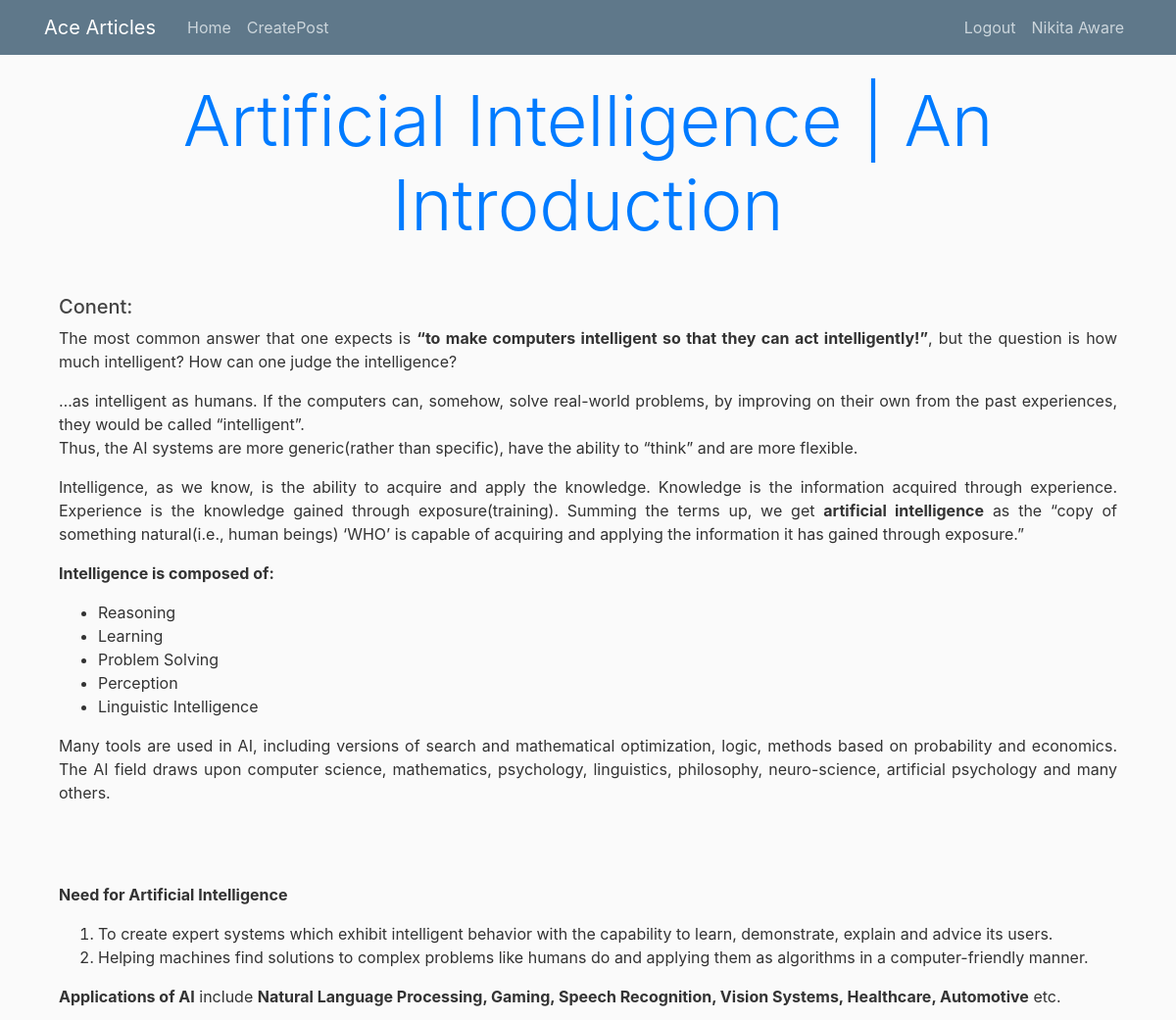
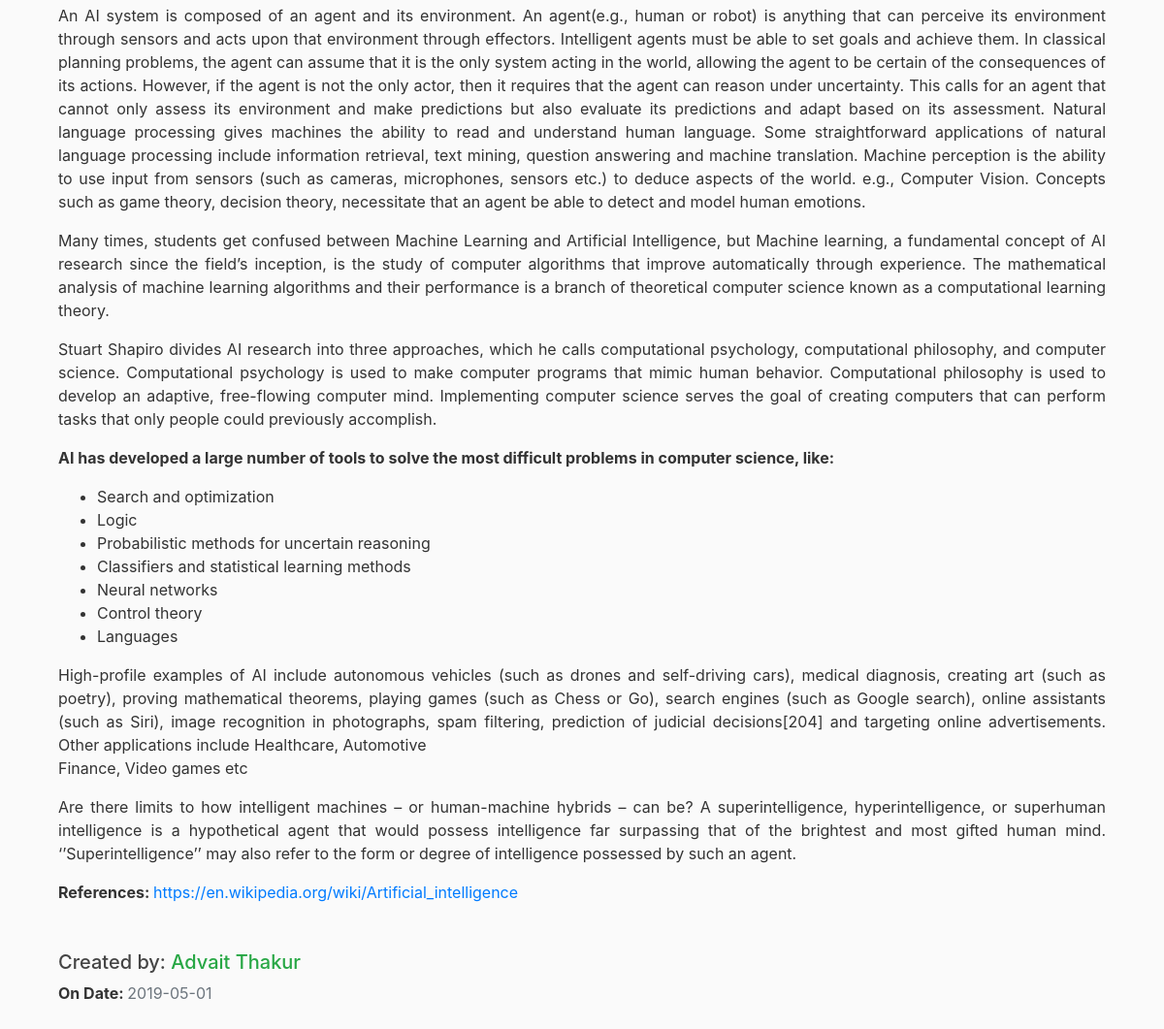
The app's page /post/1/read (signed in) with its own data (2 pictures, top to bottom).
### acearticle.py (models this page shows, shortened)
class User(db.Model):
	id = db.Column(db.Integer, primary_key=True)
	username = db.Column(db.String(25), nullable = False)
	email = db.Column(db.String(), unique = True, nullable = False)
	password = db.Column(db.String(60), nullable = False)
	birthdate = db.Column(db.DateTime, nullable = False)
	city = db.Column(db.String(25), nullable = False)
	country = db.Column(db.String(25), nullable = False)
	image_file = db.Column(db.String(20), nullable=False, default='default.jpg')
	articles = db.relationship('Articles', backref='author', lazy=True)

class Articles(db.Model):
	id = db.Column(db.Integer, primary_key = True)
	title = db.Column(db.String(100), nullable = False)
	date_posted = db.Column(db.DateTime, nullable = False, default = datetime.utcnow)
	content = db.Column(db.Text, nullable = False)
	popularity = db.Column(db.Integer, default = 0)
	user_id = db.Column(db.Integer, db.ForeignKey('user.id'), nullable = False)

### acearticle.py (the view)
@app.route("/post/<int:post_id>/read")
def read_post(post_id):
    post = Articles.query.get_or_404(post_id)
    return render_template('read_article.html', title='articles', post=post)

### acearticle.py (called while the page is built)
@login_manager.user_loader
def load_user(id):
    return User.query.get(int(id))

### templates/read_article.html (shortened to what this page needs)
<!DOCTYPE html>
<html>
<head>
    <link rel="stylesheet" href="https://maxcdn.bootstrapcdn.com/bootstrap/4.0.0/css/bootstrap.min.css">
    <link rel="stylesheet" type="text/css" href="{{ url_for('static', filename='main.css') }}">
</head>
<body>
    <header class="site-header">
      <nav class="navbar navbar-expand-md navbar-dark bg-steel fixed-top">
        <div class="container">
          <a class="navbar-brand mr-4" href="/">Ace Articles</a>
          <div class="collapse navbar-collapse" id="navbarToggle">
            <div class="navbar-nav mr-auto">
              <a class="nav-item nav-link" href="/">Home</a>
              <a class="nav-item nav-link" href="/new/post">CreatePost</a>
            </div>
            <div class="navbar-nav">
              {% if current_user.is_authenticated %}
                <a class="nav-item nav-link" href="/logout">Logout</a>
                <span><a class="nav-item nav-link">{{current_user.username}}</a></span>
              {% else %}
                <a class="nav-item nav-link" href="/login">Login</a>
                <a class="nav-item nav-link" href="/register">Register</a>
              {% endif %}
            </div>
          </div>
        </div>
      </nav>
    </header>
    <main role="main" class="container">
      <div>
        <div>
          <header>
            <div class="container">
              <div>
                <div>
                  <h4 class="display-3 text-primary text-center">{{post.title}}</h4>
                </div>
              </div>
            </div>
          </header>
          <section class="my-5">
            <div class="container-fluid text-justify">
              <div>
                <div>
                  <p><h5>Conent: </h5>{{post.content | safe}}</p>
                  <p class="mt-5">
                    <h5>Created by: <a class='text-success'>{{post.author.username}}</a></h5>
                    <p><b>On Date: </b><a class="text-muted">{{post.date_posted.date()}}</a></p>
                  </p>
                </div>
              </div>
            </div>
          </section>
        </div>
      </div>
    </main>
</body>
</html>

### static/main.css (style rules this page uses)
body { background: #fafafa; color: #333333; margin-top: 5rem; }
h1, h2, h3, h4, h5, h6 { color: #444444; }
.bg-steel { background-color: #5f788a; }
.site-header .navbar-nav .nav-link { color: #cbd5db; }

### records on screen
User: username "Nikita Aware"
Articles: title "Artificial Intelligence | An Introduction", content "The most common answer that one expects is “to make computers intelligent so that they can act intelligently!” , but the question is how much intelligent? How can one judge the intelligence? …as intelligent as humans. If the computers can, somehow, solve real-world problems, by improving on their own from the past experiences, they would be called “intelligent”. Thus, the AI systems are more generic(rather than specific), have the ability to “think” and are more flexible. Intelligence, as we know, is the ability to acquire and apply the knowledge. Knowledge is the information acquired through experience. Experience is the knowledge gained through exposure(training). Summing the terms up, we…", date_posted "2019-05-01"
User: author.username "Advait Thakur"
